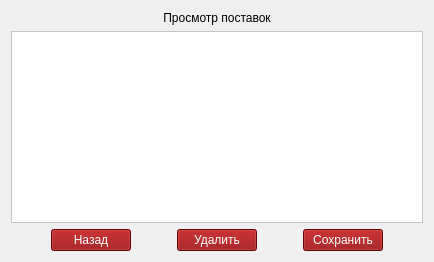
                <widget class="QWidget" name="page_8">
                 <layout class="QVBoxLayout" name="verticalLayout_29">
                  <item>
                   <layout class="QHBoxLayout" name="horizontalLayout_55">
                    <item>
                     <widget class="QLabel" name="label_45">
                      <property name="styleSheet">
                       <string notr="true">font: 13pt &quot;MS Shell Dlg 2&quot;;</string>
                      </property>
                      <property name="text">
                       <string>Просмотр поставок</string>
                      </property>
                      <property name="alignment">
                       <set>Qt::AlignCenter</set>
                      </property>
                     </widget>
                    </item>
                   </layout>
                  </item>
                  <item>
                   <widget class="QTableWidget" name="table_pr_od">
                    <property name="styleSheet">
                     <string notr="true">background-color: rgb(255, 255, 255); 
</string>
                    </property>
                    <property name="editTriggers">
                     <set>QAbstractItemView::NoEditTriggers</set>
                    </property>
                   </widget>
                  </item>
                  <item>
                   <layout class="QHBoxLayout" name="horizontalLayout_54">
                    <item>
                     <spacer name="horizontalSpacer_37">
                      <property name="orientation">
                       <enum>Qt::Horizontal</enum>
                      </property>
                      <property name="sizeHint" stdset="0">
                       <size>
                        <width>40</width>
                        <height>20</height>
                       </size>
                      </property>
                     </spacer>
                    </item>
                    <item>
                     <widget class="QPushButton" name="btn_back_prov_2">
                      <property name="styleSheet">
                       <string notr="true">background-color: rgb(143, 0, 2);
color: rgb(255, 255, 255);
font: 10pt &quot;MS Shell Dlg 2&quot;;</string>
                      </property>
                      <property name="text">
                       <string> Назад </string>
                      </property>
                     </widget>
                    </item>
                    <item>
                     <spacer name="horizontalSpacer_45">
                      <property name="orientation">
                       <enum>Qt::Horizontal</enum>
                      </property>
                      <property name="sizeHint" stdset="0">
                       <size>
                        <width>40</width>
                        <height>20</height>
                       </size>
                      </property>
                     </spacer>
                    </item>
                    <item>
                     <widget class="QPushButton" name="btn_delete_pr_od">
                      <property name="styleSheet">
                       <string notr="true">background-color: rgb(143, 0, 2);
color: rgb(255, 255, 255);
font: 10pt &quot;MS Shell Dlg 2&quot;;</string>
                      </property>
                      <property name="text">
                       <string> Удалить </string>
                      </property>
                     </widget>
                    </item>
                    <item>
                     <spacer name="horizontalSpacer_50">
                      <property name="orientation">
                       <enum>Qt::Horizontal</enum>
                      </property>
                      <property name="sizeHint" stdset="0">
                       <size>
                        <width>40</width>
                        <height>20</height>
                       </size>
                      </property>
                     </spacer>
                    </item>
                    <item>
                     <widget class="QPushButton" name="btn_save_pr_od">
                      <property name="styleSheet">
                       <string notr="true">background-color: rgb(143, 0, 2);
color: rgb(255, 255, 255);
font: 10pt &quot;MS Shell Dlg 2&quot;;</string>
                      </property>
                      <property name="text">
                       <string> Сохранить </string>
                      </property>
                     </widget>
                    </item>
                    <item>
                     <spacer name="horizontalSpacer_51">
                      <property name="orientation">
                       <enum>Qt::Horizontal</enum>
                      </property>
                      <property name="sizeHint" stdset="0">
                       <size>
                        <width>40</width>
                        <height>20</height>
                       </size>
                      </property>
                     </spacer>
                    </item>
                   </layout>
                  </item>
                 </layout>
                </widget>
